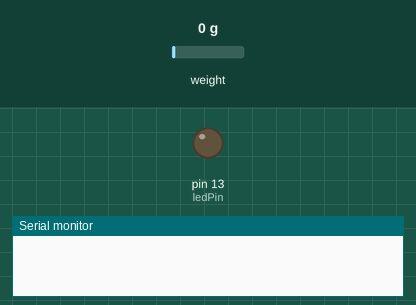
A sketch run on a simulated Arduino Uno, built with avr-gcc and run on an emulated ATmega328P. On the bench: output pins drawn as LEDs (lit = HIGH), the last lines printed to the serial monitor. Inputs (shaded band) come from the test bench; at power-on: weight on the scale 0 g.

Above: at 0.1 s.
At 1.1 s:
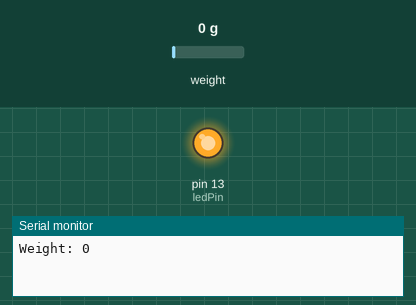
Timing chart, 0 to 2.6 s (numbered marks = the images above):
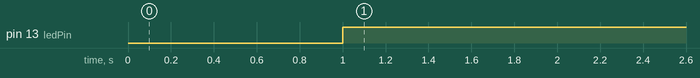

Measured:
- by itself, pin 13 (ledPin): LOW → HIGH at 1.0 s

The sketch:

bowl.ino
```cpp
#include <HX711.h>

HX711 scale1;

const int ledPin = 13; // LED connected to digital pin 13
const int weightThreshold = 10; // Set your desired weight threshold in grams

void setup() {
  Serial.begin(9600);
  scale1.begin(2, 3); // Define your DOUT and SCK pins
  pinMode(ledPin, OUTPUT);
}

void loop() {
  if (scale1.is_ready()) {
    scale1.set_scale();
    long weight = scale1.get_units(10); // Read the weight value

    if (weight < weightThreshold) {
      digitalWrite(ledPin, HIGH); // Turn on the LED when weight is below the threshold
    } else {
      digitalWrite(ledPin, LOW); // Turn off the LED
    }

    Serial.print("Weight: ");
    Serial.println(weight);
  } else {
    Serial.println("Error: Unable to detect a HX711.");
  }
}
```
